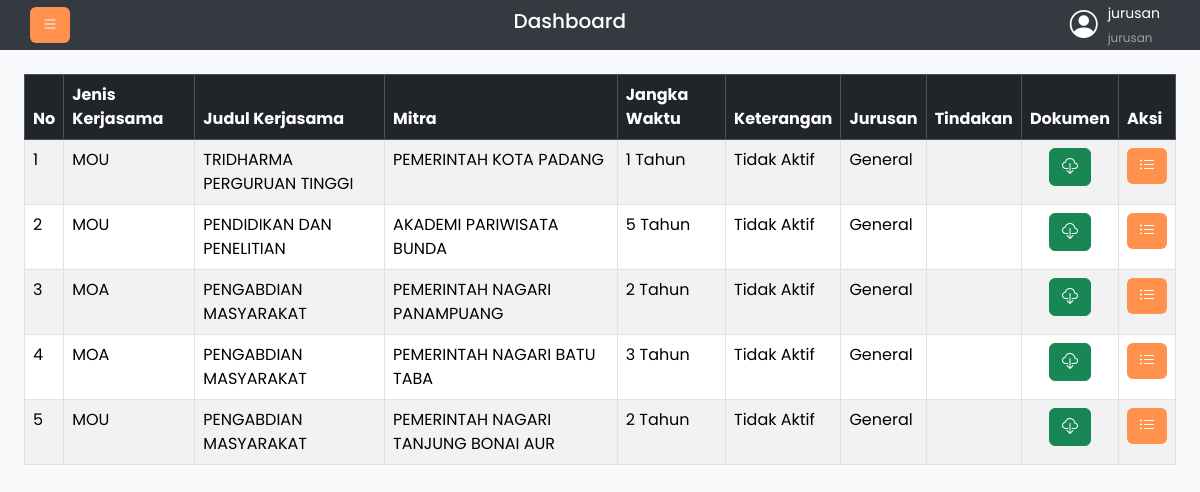
/index.php?action=list_mou_moa (signed in), run on the app's committed database.
### tables this page shows
CREATE TABLE `tb_mou_moa` (
  `idMouMoa` int NOT NULL,
  `nomorMouMoa` varchar(30) DEFAULT NULL,
  `judul_kerjasama` varchar(50) NOT NULL,
  `jenisKerjasama` enum('mou','moa') DEFAULT NULL,
  `jangkaWaktu` varchar(20) DEFAULT NULL,
  `awalKerjasama` date DEFAULT NULL,
  `akhirKerjasama` date DEFAULT NULL,
  `tindakan` varchar(45) DEFAULT NULL,
  `jurusan` varchar(255) DEFAULT NULL,
  `topik_kerjasama` varchar(90) DEFAULT NULL,
  `fileDokumen` varchar(255) DEFAULT NULL,
  `mitra_idMitra` int NOT NULL,
  `user_idAkun` int NOT NULL,
  `mailing` enum('belum','sudah') NOT NULL DEFAULT 'belum'
);

CREATE TABLE `tb_mitra` (
  `idMitra` int NOT NULL,
  `namaInstansi` varchar(70) DEFAULT NULL,
  `namaPimpinan` varchar(30) DEFAULT NULL,
  `alamatMitra` varchar(200) DEFAULT NULL,
  `emailMitra` varchar(90) DEFAULT NULL,
  `teleponMitra` varchar(90) DEFAULT NULL,
  `bidangUsaha` varchar(50) DEFAULT NULL,
  `websiteMitra` varchar(140) DEFAULT NULL,
  `provinsi` varchar(50) DEFAULT NULL,
  `kota` varchar(50) DEFAULT NULL
);

### view/admin/readMouMoa.php (the view, shortened to what this page needs)
<?php
include_once "Library/functions.php";
global $pdo;
?>
<div class="table-responsive">
    <table id="tabel-mou-moa" class="table table-bordered table-striped">
        <thead class="table-dark">
            <tr>
                <th>No</th>
                <th>Jenis Kerjasama</th>
                <th>Judul Kerjasama</th>
                <th>Mitra</th>
                <th>Jangka Waktu</th>
                <th>Keterangan</th>
                <th>Jurusan</th>
                <th>Tindakan</th>
                <th>Dokumen</th>
                <th>Aksi</th>
            </tr>
        </thead>
        <tbody>
            <?php
            $i = 1;
            try {
                $stmt = $pdo->prepare("SELECT idMouMoa, nomorMouMoa, jenisKerjasama, judul_kerjasama, namaInstansi, jangkaWaktu, jurusan, tindakan, topik_kerjasama, fileDokumen, DATE_FORMAT(awalKerjasama, '%d %M %Y') AS awalKerjasama, DATE_FORMAT(akhirKerjasama, '%d %M %Y') AS akhirKerjasama, akhirKerjasama AS akhir FROM tb_mou_moa JOIN tb_mitra ON tb_mou_moa.mitra_idMitra = tb_mitra.idMitra ORDER BY idMouMoa DESC");
                $stmt->execute();
                $result = $stmt->fetchAll(PDO::FETCH_ASSOC);
            } catch (PDOException $e) {
                echo "Gagal mengambil data: " . $e->getMessage();
            }
            foreach ($result as $row):
                if (date("Y-m-d") <= $row["akhir"]) {
                    $ket = "Aktif";
                } else {
                    $ket = "Tidak Aktif";
                }
            ?>
                <tr>
                    <td><?= $i ?></td>
                    <td><?= strtoupper($row["jenisKerjasama"]) ?></td>
                    <td><?= $row["judul_kerjasama"] ?></td>
                    <td><?= $row["namaInstansi"] ?></td>
                    <td><?= $row["jangkaWaktu"] . " Tahun" ?></td>
                    <td>
                        <?= htmlspecialchars($ket, ENT_QUOTES, 'UTF-8') ?>
                    </td>
                    <td><?= $row["jurusan"]; ?></td>
                    <td><?= $row["tindakan"]; ?></td>
                    <td>
                        <div class="action-buttons-vertical">
                            <a href="uploads/documents/<?= $row["fileDokumen"] ?>" download=""><i class="btn btn-success bi bi-cloud-download"></i></a>
                        </div>
                    </td>
                    <td>
                        <form action="" method="post" class="action-buttons-vertical">
                            <button type="button" name="detail" class="button-no-border tombol-aksi" data-bs-toggle="modal" data-bs-target="#<?= $row["idMouMoa"] ?>">
                                <i class="btn btn-primary bi bi-list-ul"></i>
                            </button>
                        </form>
                    </td>
                </tr>
            <?php
                $i++;
            endforeach;
            ?>
        </tbody>
    </table>
</div>

### assets/css/style.css (style rules this page uses)
.body-index { font-family: 'Poppins', sans-serif; background-color: #f8f9fa; margin: 0; }
.table-responsive { overflow-x: auto; }
.tombol-aksi { background-color: transparent !important; box-shadow: none !important; display: flex; justify-content: center; gap: 8px; }
.action-buttons-vertical { display: flex; flex-direction: column; align-items: center; gap: 10px; }
.button-no-border { background: none; border: none; padding: 0; cursor: pointer; }
.btn-primary { background-color: #ff914d; border: none; }

### data on the page
tb_mou_moa: jenisKerjasama "MOU", judul_kerjasama "TRIDHARMA PERGURUAN TINGGI", mitra_idMitra.namaInstansi "PEMERINTAH KOTA PADANG", jangkaWaktu "1", akhirKerjasama "Tidak Aktif", jurusan "General"
tb_mou_moa: jenisKerjasama "MOU", judul_kerjasama "PENDIDIKAN DAN PENELITIAN", mitra_idMitra.namaInstansi "AKADEMI PARIWISATA BUNDA", jangkaWaktu "5", akhirKerjasama "Tidak Aktif", jurusan "General"
tb_mou_moa: jenisKerjasama "MOA", judul_kerjasama "PENGABDIAN MASYARAKAT", mitra_idMitra.namaInstansi "PEMERINTAH NAGARI PANAMPUANG", jangkaWaktu "2", akhirKerjasama "Tidak Aktif", jurusan "General"
tb_mou_moa: jenisKerjasama "MOA", judul_kerjasama "PENGABDIAN MASYARAKAT", mitra_idMitra.namaInstansi "PEMERINTAH NAGARI BATU TABA", jangkaWaktu "3", akhirKerjasama "Tidak Aktif", jurusan "General"
tb_mou_moa: jenisKerjasama "MOU", judul_kerjasama "PENGABDIAN MASYARAKAT", mitra_idMitra.namaInstansi "PEMERINTAH NAGARI TANJUNG BONAI AUR", jangkaWaktu "2", akhirKerjasama "Tidak Aktif", jurusan "General"

### other printed values
$_SESSION["username"] "jurusan"
$_SESSION["role"] "jurusan"
